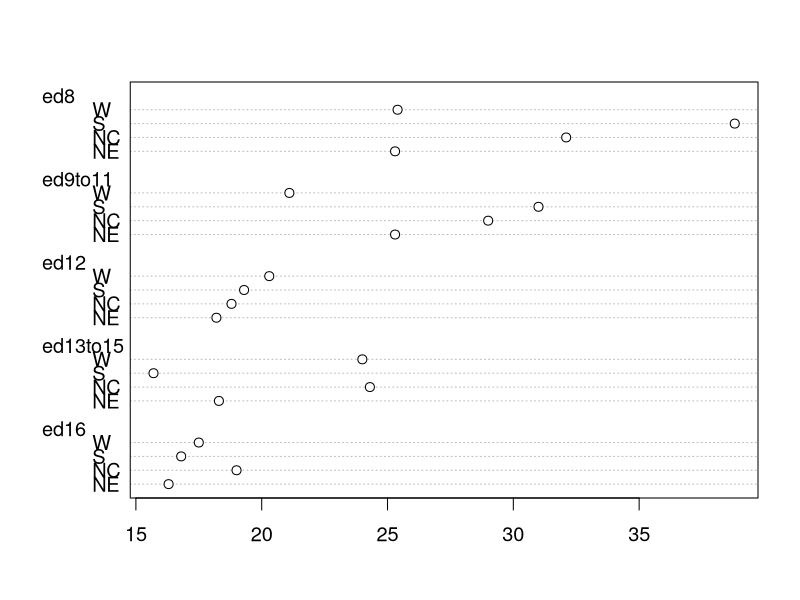
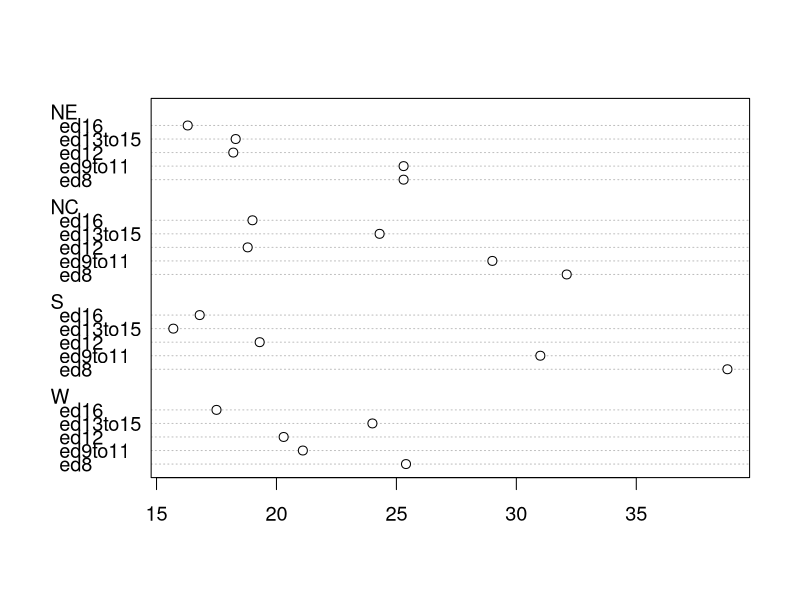
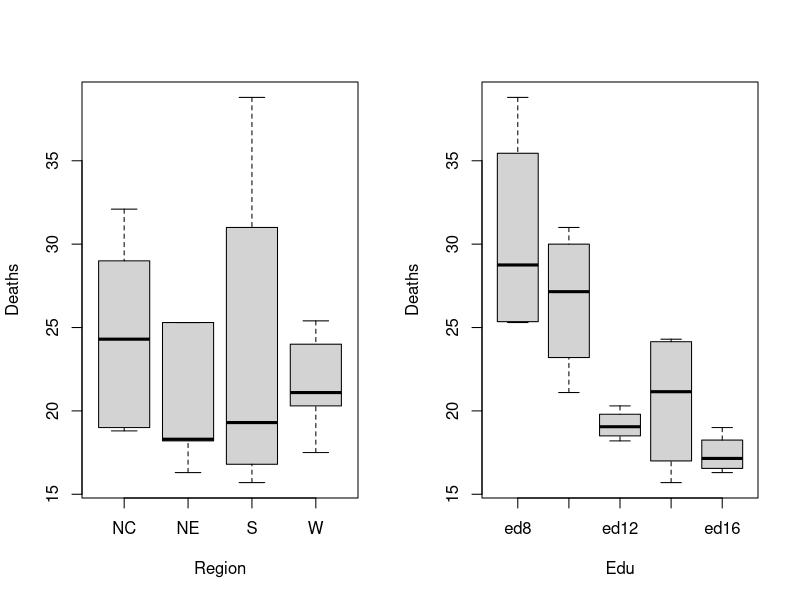
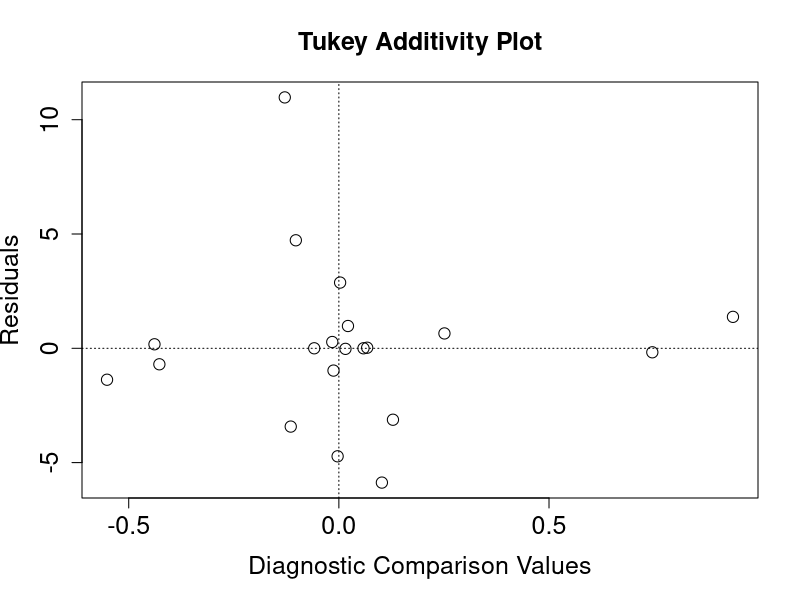

Reproduce these figures in R, in order.
## ---- chunk 1
knitr::opts_chunk$set(echo = FALSE)
set.seed(1234)
library(tidyr)
library(dplyr)
## ---- chunk 2
normal = c(2.9,3.0,2.5,2.6,3.2)
obstruct = c(3.8,2.7,4.0,2.4)
asbestosis = c(2.8,3.4,3.7,2.2,2.0)
x = c(normal,obstruct,asbestosis)
g = c(rep(1,5),rep(2,4),rep(3,5))
test = kruskal.test(x,g)
test$statistic
test$p.value
## ---- chunk 3
df = data.frame(row.names = c("NE","NC","S","W"),
                 ed8       = c(25.3,32.1,38.8,25.4), 
                 ed9to11   = c(25.3,29,31,21.1),
                 ed12      = c(18.2,18.8,19.3,20.3),
                 ed13to15  = c(18.3,24.3,15.7,24),
                 ed16      = c(16.3,19,16.8,17.5)
                 )
df
## ---- chunk 4
dotchart( as.matrix(df), cex=1.2)
## ---- chunk 5
dotchart( t(as.matrix(df)), cex=1.2)
## ---- chunk 6
df.l <- df %>%
  mutate(Region = as.factor(row.names(.)) )  %>%
  gather(key=Edu, value = Deaths, -Region) %>% 
  mutate(Edu = factor(Edu, levels=names(df)))

# side-by-side plot
OP <- par(mfrow=c(1,2))
plot(Deaths ~ Region + Edu, df.l)
par(OP)
## ---- chunk 7
mu = median(as.matrix(df)); mu; df
## ---- chunk 8
df = as.matrix(df) - mu
rowMedian = apply(df,1,median)
df = df - rowMedian; df
## ---- chunk 9
df = cbind(roweff=c(rowMedian),df); df
## ---- chunk 10
df = rbind(coleff=rep(0,6),df); df[1,1] = mu; df
## ---- chunk 11
colMedian = apply(df[2:5,],2,median); colMedian
## ---- chunk 12
df[1,] = df[1,]+colMedian
df[2:5,] = sweep(df[2:5,],2,colMedian); df
## ---- chunk 13
rowMedian = apply(df[,2:6],1,median); rowMedian
df[,1] = df[,1]+rowMedian
df[,2:6] = sweep(df[,2:6],1,rowMedian); df
## ---- chunk 14
colMedian = apply(df[2:5,],2,median); colMedian
df[1,] = df[1,]+colMedian
df[2:5,] = sweep(df[2:5,],2,colMedian); df
## ---- chunk 15
df
## ---- chunk 16
df
## ---- chunk 17
df = data.frame(row.names = c("NE","NC","S","W"),
                 ed8       = c(25.3,32.1,38.8,25.4), 
                 ed9to11   = c(25.3,29,31,21.1),
                 ed12      = c(18.2,18.8,19.3,20.3),
                 ed13to15  = c(18.3,24.3,15.7,24),
                 ed16      = c(16.3,19,16.8,17.5)
                 )
df.med = medpolish(df , maxiter=3)
plot(df.med,cex = 1.5, cex.lab=1.5, cex.axis=1.5, cex.main=1.5, cex.sub=1.5)
